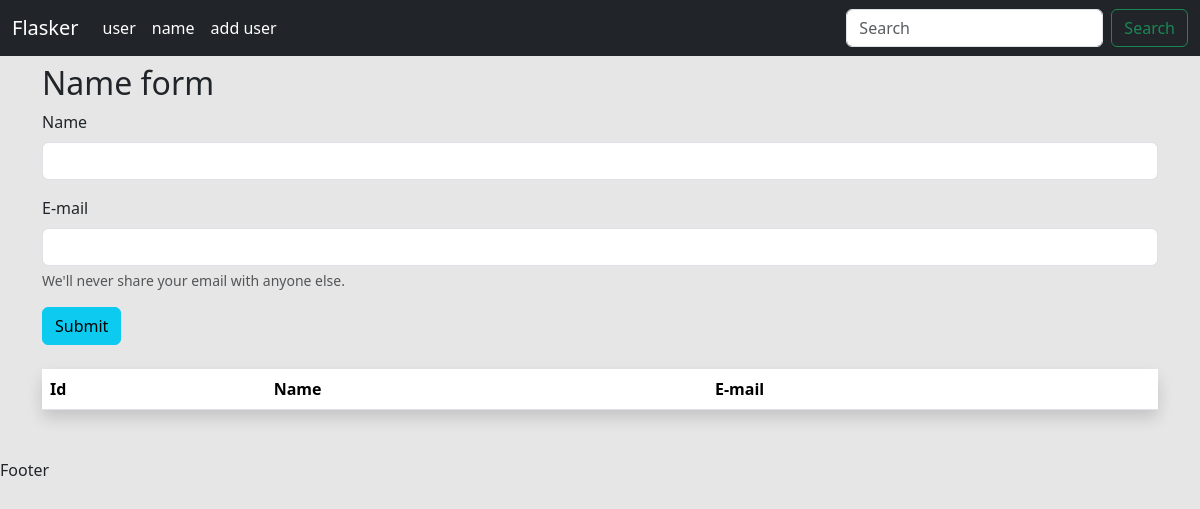
The page /user/add on the database as committed earlier.
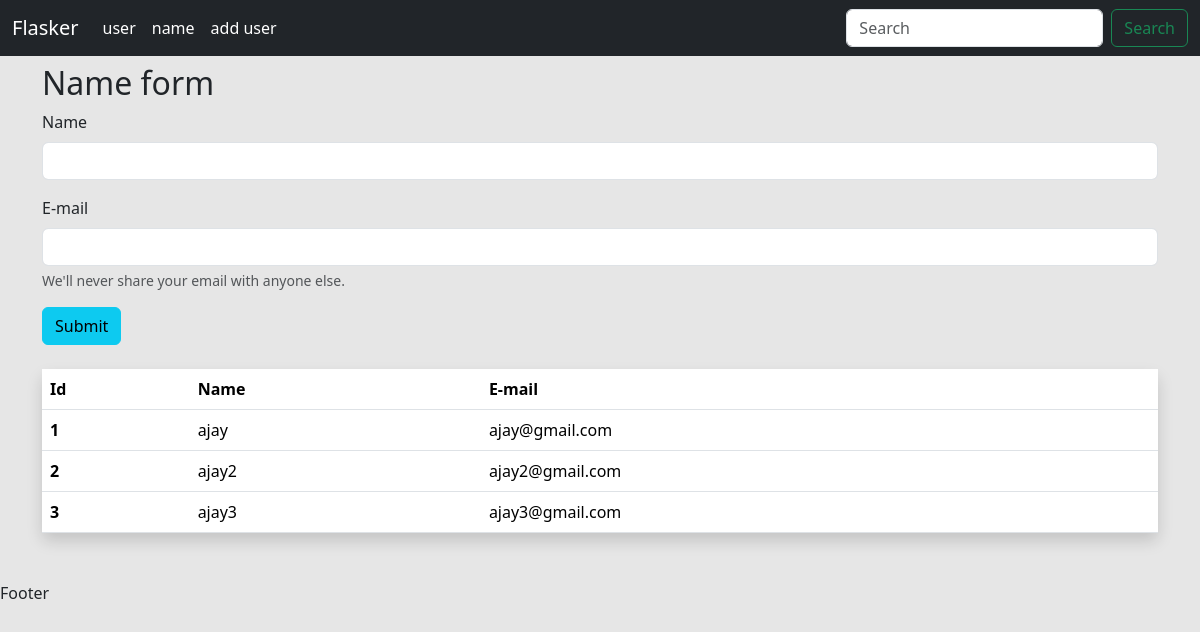
The same page on the database as committed later.
### app.py (models this page shows, shortened)
class Users(db.Model):
    id = db.Column(db.Integer, primary_key=True)
    name = db.Column(db.String(200), nullable=False)
    email = db.Column(db.String(200), nullable=False, unique=True)
    added = db.Column(db.DateTime, default=datetime.utcnow)

### app.py (the view, shortened to what this page needs)
@app.route("/user/add", methods=["GET", "POST"])
def add_user():
    name = None
    form = Userform()
    our_users = Users.query.order_by(Users.added)
    return render_template("add_user.html", form=form, name=name, our_users=our_users)

### forms.py
class Userform(FlaskForm):
    name = StringField("Name", validators=[DataRequired()])
    email = StringField("E-mail", validators=[DataRequired()])
    submit = SubmitField("Submit")

### templates/add_user.html (shortened to what this page needs)
{% extends 'base.html' %}
{% block content %}
<h2>Name form</h2>
<form action="" method="POST">
    <div class="mb-3">
        <label for="exampleInputEmail1" class="form-label">{{ form.name.label }}</label>
        {{ form.name(class="form-control", id="exampleInputEmail1" ) }}
    </div>
    <div class="mb-3">
        <label for="exampleInputEmail1" class="form-label">{{ form.email.label }}</label>
        {{ form.email(class="form-control", id="exampleInputEmail1") }}
        <div id="emailHelp" class="form-text">We'll never share your email with anyone else.</div>
    </div>
    {{ form.submit(class="btn btn-info") }}
</form>
<table class="table shadow p-3 mb-5 bg-body rounded mt-4">
    <thead>
        <tr>
            <th scope="col">Id</th>
            <th scope="col">Name</th>
            <th scope="col">E-mail</th>
        </tr>
    </thead>
    <tbody>
        {% for user in our_users %}
        <tr>
            <th scope="row">{{user.id}}</th>
            <td>{{user.name}}</td>
            <td>{{user.email}}</td>
        </tr>
        {% endfor %}
    </tbody>
</table>
{% endblock content %}

### templates/base.html (shortened to what this page needs)
<!doctype html>
<html lang="en">
<head>
    <link href="https://cdn.jsdelivr.net/npm/bootstrap@5.3.3/dist/css/bootstrap.min.css" rel="stylesheet"
>
</head>
<body style="background-color: rgb(230, 230, 230);">
    {% include 'components/navbar.html' %}
    <div class="container mt-2">
        {% block content %}
        {% endblock content %}
    </div>
    <footer>Footer</footer>
</body>
</html>
<body>

### templates/components/navbar.html (shortened to what this page needs)
<nav class="navbar navbar-expand-lg navbar-dark bg-dark">
    <div class="container-fluid">
        <a class="navbar-brand" href="{{ url_for('home_page') }}">Flasker</a>
        <div class="collapse navbar-collapse" id="navbarSupportedContent">
            <ul class="navbar-nav me-auto mb-2 mb-lg-0">
                <li class="nav-item">
                    <a class="nav-link active" aria-current="page" href="{{ url_for('user_page', name='Ajay') }}">user</a>
                </li>
                <li class="nav-item">
                    <a class="nav-link active" aria-current="page" href="{{ url_for('name') }}">name</a>
                </li>
                <li class="nav-item">
                    <a class="nav-link active" aria-current="page" href="{{ url_for('add_user') }}">add user</a>
                </li>
            </ul>
            <form class="d-flex" role="search">
                <input class="form-control me-2" type="search" placeholder="Search" aria-label="Search">
                <button class="btn btn-outline-success" type="submit">Search</button>
            </form>
        </div>
    </div>
</nav>

Rows that differ between the two databases and show on the page:
added Users: id "1", name "ajay", email "ajay@gmail.com"
added Users: id "2", name "ajay2", email "ajay2@gmail.com"
added Users: id "3", name "ajay3", email "ajay3@gmail.com"
